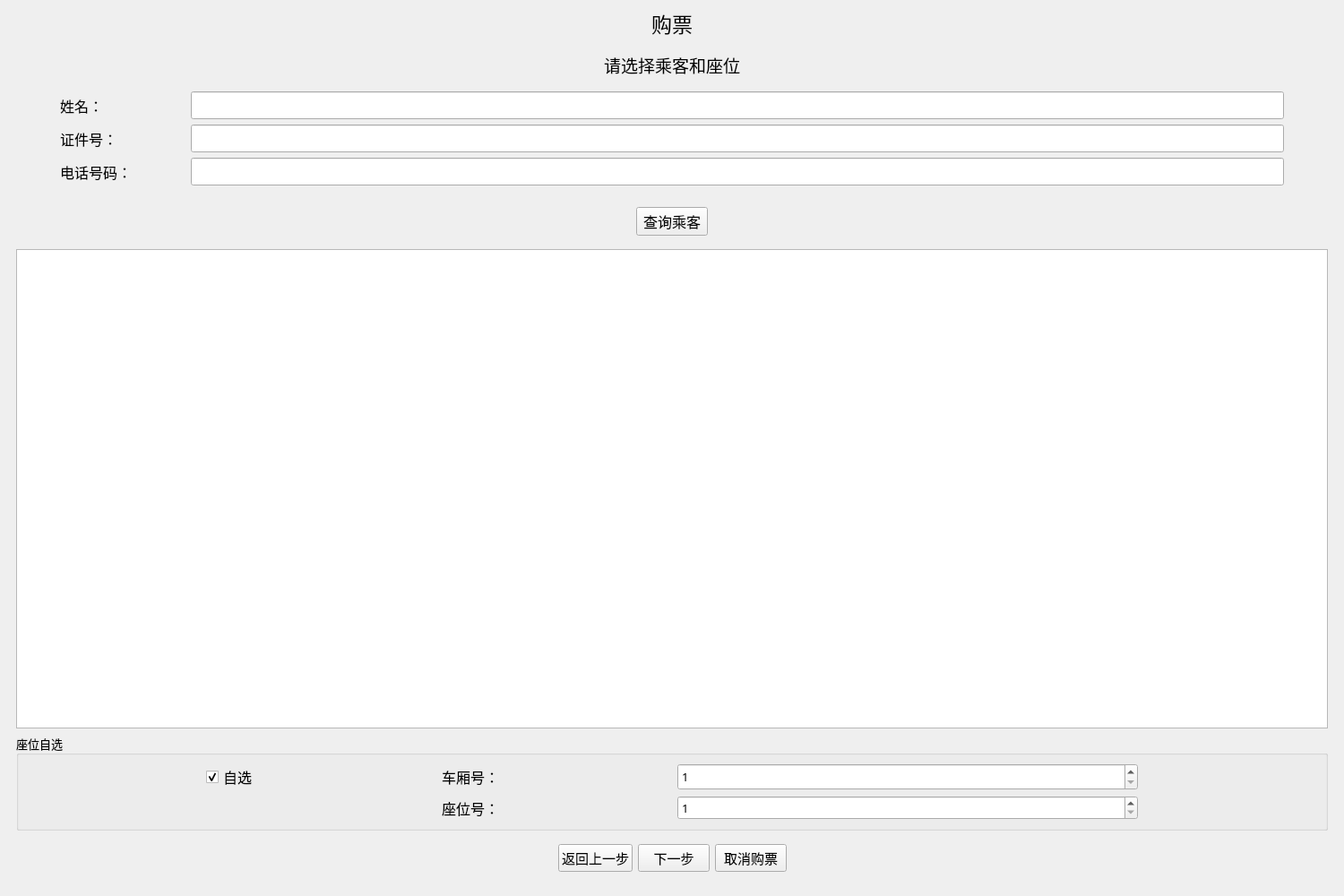
<?xml version="1.0" encoding="UTF-8"?>
<ui version="4.0">
 <class>BuyTickets</class>
 <widget class="QMainWindow" name="BuyTickets">
  <property name="geometry">
   <rect>
    <x>0</x>
    <y>0</y>
    <width>1500</width>
    <height>1000</height>
   </rect>
  </property>
  <property name="font">
   <font>
    <family>黑体</family>
   </font>
  </property>
  <property name="windowTitle">
   <string>购票-管理端</string>
  </property>
  <widget class="QWidget" name="centralwidget">
   <layout class="QVBoxLayout" name="verticalLayout_2">
    <item>
     <widget class="QLabel" name="label">
      <property name="font">
       <font>
        <pointsize>17</pointsize>
       </font>
      </property>
      <property name="text">
       <string>购票</string>
      </property>
      <property name="alignment">
       <set>Qt::AlignCenter</set>
      </property>
     </widget>
    </item>
    <item>
     <widget class="QStackedWidget" name="stackedWidget">
      <property name="currentIndex">
       <number>1</number>
      </property>
      <widget class="QWidget" name="choosetrain">
       <layout class="QVBoxLayout" name="verticalLayout">
        <item>
         <widget class="QLabel" name="label_2">
          <property name="font">
           <font>
            <pointsize>14</pointsize>
           </font>
          </property>
          <property name="text">
           <string>请选择一个列车班次</string>
          </property>
          <property name="alignment">
           <set>Qt::AlignCenter</set>
          </property>
         </widget>
        </item>
        <item>
         <widget class="QWidget" name="widget_2" native="true">
          <layout class="QGridLayout" name="gridLayout">
           <item row="0" column="4">
            <spacer name="horizontalSpacer_6">
             <property name="orientation">
              <enum>Qt::Horizontal</enum>
             </property>
             <property name="sizeType">
              <enum>QSizePolicy::Preferred</enum>
             </property>
             <property name="sizeHint" stdset="0">
              <size>
               <width>40</width>
               <height>20</height>
              </size>
             </property>
            </spacer>
           </item>
           <item row="0" column="0">
            <spacer name="horizontalSpacer_5">
             <property name="orientation">
              <enum>Qt::Horizontal</enum>
             </property>
             <property name="sizeType">
              <enum>QSizePolicy::Preferred</enum>
             </property>
             <property name="sizeHint" stdset="0">
              <size>
               <width>40</width>
               <height>20</height>
              </size>
             </property>
            </spacer>
           </item>
           <item row="1" column="3">
            <widget class="QLineEdit" name="EndEdit">
             <property name="font">
              <font>
               <pointsize>12</pointsize>
              </font>
             </property>
            </widget>
           </item>
           <item row="0" column="3">
            <widget class="QLineEdit" name="StartEdit">
             <property name="font">
              <font>
               <pointsize>12</pointsize>
              </font>
             </property>
            </widget>
           </item>
           <item row="0" column="1">
            <widget class="QLabel" name="label_3">
             <property name="font">
              <font>
               <pointsize>12</pointsize>
              </font>
             </property>
             <property name="text">
              <string>出发站：</string>
             </property>
            </widget>
           </item>
           <item row="1" column="1">
            <widget class="QLabel" name="label_4">
             <property name="font">
              <font>
               <pointsize>12</pointsize>
              </font>
             </property>
             <property name="text">
              <string>终到站：</string>
             </property>
            </widget>
           </item>
           <item row="0" column="2">
            <spacer name="horizontalSpacer_7">
             <property name="orientation">
              <enum>Qt::Horizontal</enum>
             </property>
             <property name="sizeType">
              <enum>QSizePolicy::Preferred</enum>
             </property>
             <property name="sizeHint" stdset="0">
              <size>
               <width>60</width>
               <height>20</height>
              </size>
             </property>
            </spacer>
           </item>
          </layout>
         </widget>
        </item>
        <item>
         <widget class="QWidget" name="widget_3" native="true">
          <layout class="QHBoxLayout" name="horizontalLayout_2">
           <item>
            <spacer name="horizontalSpacer_3">
             <property name="orientation">
              <enum>Qt::Horizontal</enum>
             </property>
             <property name="sizeHint" stdset="0">
              <size>
               <width>40</width>
               <height>20</height>
              </size>
             </property>
            </spacer>
           </item>
           <item>
            <widget class="QPushButton" name="searchBtn">
             <property name="font">
              <font>
               <pointsize>12</pointsize>
              </font>
             </property>
             <property name="text">
              <string>查询班次</string>
             </property>
            </widget>
           </item>
           <item>
            <spacer name="horizontalSpacer_4">
             <property name="orientation">
              <enum>Qt::Horizontal</enum>
             </property>
             <property name="sizeHint" stdset="0">
              <size>
               <width>40</width>
               <height>20</height>
              </size>
             </property>
            </spacer>
           </item>
          </layout>
         </widget>
        </item>
        <item>
         <widget class="QTableWidget" name="traintableWidget"/>
        </item>
        <item>
         <widget class="QWidget" name="widget" native="true">
          <layout class="QHBoxLayout" name="horizontalLayout">
           <item>
            <spacer name="horizontalSpacer">
             <property name="orientation">
              <enum>Qt::Horizontal</enum>
             </property>
             <property name="sizeHint" stdset="0">
              <size>
               <width>40</width>
               <height>20</height>
              </size>
             </property>
            </spacer>
           </item>
           <item>
            <widget class="QPushButton" name="buyBtn">
             <property name="font">
              <font>
               <pointsize>11</pointsize>
              </font>
             </property>
             <property name="text">
              <string>购买该班次</string>
             </property>
            </widget>
           </item>
           <item>
            <widget class="QPushButton" name="cancelBtn">
             <property name="font">
              <font>
               <pointsize>11</pointsize>
              </font>
             </property>
             <property name="text">
              <string>取消购票</string>
             </property>
            </widget>
           </item>
           <item>
            <spacer name="horizontalSpacer_2">
             <property name="orientation">
              <enum>Qt::Horizontal</enum>
             </property>
             <property name="sizeHint" stdset="0">
              <size>
               <width>40</width>
               <height>20</height>
              </size>
             </property>
            </spacer>
           </item>
          </layout>
         </widget>
        </item>
       </layout>
      </widget>
      <widget class="QWidget" name="choosePsg">
       <layout class="QVBoxLayout" name="verticalLayout_3">
        <item>
         <widget class="QLabel" name="label_5">
          <property name="font">
           <font>
            <pointsize>14</pointsize>
           </font>
          </property>
          <property name="text">
           <string>请选择乘客和座位</string>
          </property>
          <property name="alignment">
           <set>Qt::AlignCenter</set>
          </property>
         </widget>
        </item>
        <item>
         <widget class="QWidget" name="widget_5" native="true">
          <layout class="QGridLayout" name="gridLayout_2">
           <item row="0" column="0">
            <spacer name="horizontalSpacer_11">
             <property name="orientation">
              <enum>Qt::Horizontal</enum>
             </property>
             <property name="sizeType">
              <enum>QSizePolicy::Preferred</enum>
             </property>
             <property name="sizeHint" stdset="0">
              <size>
               <width>40</width>
               <height>20</height>
              </size>
             </property>
            </spacer>
           </item>
           <item row="0" column="1">
            <widget class="QLabel" name="label_6">
             <property name="font">
              <font>
               <pointsize>12</pointsize>
              </font>
             </property>
             <property name="text">
              <string>姓名：</string>
             </property>
            </widget>
           </item>
           <item row="0" column="2">
            <spacer name="horizontalSpacer_12">
             <property name="orientation">
              <enum>Qt::Horizontal</enum>
             </property>
             <property name="sizeType">
              <enum>QSizePolicy::Preferred</enum>
             </property>
             <property name="sizeHint" stdset="0">
              <size>
               <width>60</width>
               <height>20</height>
              </size>
             </property>
            </spacer>
           </item>
           <item row="0" column="3">
            <widget class="QLineEdit" name="NameEdit">
             <property name="font">
              <font>
               <pointsize>12</pointsize>
              </font>
             </property>
            </widget>
           </item>
           <item row="0" column="4">
            <spacer name="horizontalSpacer_10">
             <property name="orientation">
              <enum>Qt::Horizontal</enum>
             </property>
             <property name="sizeType">
              <enum>QSizePolicy::Preferred</enum>
             </property>
             <property name="sizeHint" stdset="0">
              <size>
               <width>40</width>
               <height>20</height>
              </size>
             </property>
            </spacer>
           </item>
           <item row="1" column="1">
            <widget class="QLabel" name="label_7">
             <property name="font">
              <font>
               <pointsize>12</pointsize>
              </font>
             </property>
             <property name="text">
              <string>证件号：</string>
             </property>
            </widget>
           </item>
           <item row="1" column="3">
            <widget class="QLineEdit" name="IDEdit">
             <property name="font">
              <font>
               <pointsize>12</pointsize>
              </font>
             </property>
            </widget>
           </item>
           <item row="2" column="3">
            <widget class="QLineEdit" name="PhoneEdit">
             <property name="font">
              <font>
               <pointsize>12</pointsize>
              </font>
             </property>
            </widget>
           </item>
           <item row="2" column="1">
            <widget class="QLabel" name="label_8">
             <property name="font">
              <font>
               <pointsize>12</pointsize>
              </font>
             </property>
             <property name="text">
              <string>电话号码：</string>
             </property>
            </widget>
           </item>
          </layout>
         </widget>
        </item>
        <item>
         <widget class="QWidget" name="widget_6" native="true">
          <layout class="QHBoxLayout" name="horizontalLayout_4">
           <item>
            <spacer name="horizontalSpacer_13">
             <property name="orientation">
              <enum>Qt::Horizontal</enum>
             </property>
             <property name="sizeHint" stdset="0">
              <size>
               <width>40</width>
               <height>20</height>
              </size>
             </property>
            </spacer>
           </item>
           <item>
            <widget class="QPushButton" name="searchBtn_2">
             <property name="font">
              <font>
               <pointsize>12</pointsize>
              </font>
             </property>
             <property name="text">
              <string>查询乘客</string>
             </property>
            </widget>
           </item>
           <item>
            <spacer name="horizontalSpacer_14">
             <property name="orientation">
              <enum>Qt::Horizontal</enum>
             </property>
             <property name="sizeHint" stdset="0">
              <size>
               <width>40</width>
               <height>20</height>
              </size>
             </property>
            </spacer>
           </item>
          </layout>
         </widget>
        </item>
        <item>
         <widget class="QTableWidget" name="psgtableWidget"/>
        </item>
        <item>
         <widget class="QGroupBox" name="groupBox">
          <property name="font">
           <font>
            <pointsize>10</pointsize>
           </font>
          </property>
          <property name="title">
           <string>座位自选</string>
          </property>
          <layout class="QGridLayout" name="gridLayout_4">
           <item row="1" column="3" colspan="2">
            <widget class="QSpinBox" name="seatBox">
             <property name="sizePolicy">
              <sizepolicy hsizetype="Expanding" vsizetype="Fixed">
               <horstretch>0</horstretch>
               <verstretch>0</verstretch>
              </sizepolicy>
             </property>
             <property name="font">
              <font>
               <pointsize>10</pointsize>
              </font>
             </property>
             <property name="minimum">
              <number>1</number>
             </property>
            </widget>
           </item>
           <item row="0" column="3" colspan="2">
            <widget class="QSpinBox" name="carBox">
             <property name="sizePolicy">
              <sizepolicy hsizetype="Preferred" vsizetype="Preferred">
               <horstretch>0</horstretch>
               <verstretch>0</verstretch>
              </sizepolicy>
             </property>
             <property name="font">
              <font>
               <pointsize>10</pointsize>
              </font>
             </property>
             <property name="minimum">
              <number>1</number>
             </property>
            </widget>
           </item>
           <item row="0" column="1">
            <widget class="QCheckBox" name="checkBox">
             <property name="font">
              <font>
               <pointsize>12</pointsize>
              </font>
             </property>
             <property name="text">
              <string>自选</string>
             </property>
             <property name="checked">
              <bool>true</bool>
             </property>
            </widget>
           </item>
           <item row="0" column="0">
            <spacer name="horizontalSpacer_19">
             <property name="orientation">
              <enum>Qt::Horizontal</enum>
             </property>
             <property name="sizeType">
              <enum>QSizePolicy::Preferred</enum>
             </property>
             <property name="sizeHint" stdset="0">
              <size>
               <width>200</width>
               <height>20</height>
              </size>
             </property>
            </spacer>
           </item>
           <item row="0" column="5">
            <spacer name="horizontalSpacer_18">
             <property name="orientation">
              <enum>Qt::Horizontal</enum>
             </property>
             <property name="sizeType">
              <enum>QSizePolicy::Preferred</enum>
             </property>
             <property name="sizeHint" stdset="0">
              <size>
               <width>200</width>
               <height>20</height>
              </size>
             </property>
            </spacer>
           </item>
           <item row="1" column="2">
            <widget class="QLabel" name="label_13">
             <property name="font">
              <font>
               <pointsize>12</pointsize>
              </font>
             </property>
             <property name="text">
              <string>座位号：</string>
             </property>
            </widget>
           </item>
           <item row="0" column="2">
            <widget class="QLabel" name="label_15">
             <property name="font">
              <font>
               <pointsize>12</pointsize>
              </font>
             </property>
             <property name="text">
              <string>车厢号：</string>
             </property>
            </widget>
           </item>
          </layout>
         </widget>
        </item>
        <item>
         <widget class="QWidget" name="widget_4" native="true">
          <layout class="QHBoxLayout" name="horizontalLayout_3">
           <item>
            <spacer name="horizontalSpacer_8">
             <property name="orientation">
              <enum>Qt::Horizontal</enum>
             </property>
             <property name="sizeHint" stdset="0">
              <size>
               <width>40</width>
               <height>20</height>
              </size>
             </property>
            </spacer>
           </item>
           <item>
            <widget class="QPushButton" name="toPrevBtn">
             <property name="font">
              <font>
               <pointsize>11</pointsize>
              </font>
             </property>
             <property name="text">
              <string>返回上一步</string>
             </property>
            </widget>
           </item>
           <item>
            <widget class="QPushButton" name="confirmBtn">
             <property name="font">
              <font>
               <pointsize>11</pointsize>
              </font>
             </property>
             <property name="text">
              <string>下一步</string>
             </property>
            </widget>
           </item>
           <item>
            <widget class="QPushButton" name="cancelBtn_2">
             <property name="font">
              <font>
               <pointsize>11</pointsize>
              </font>
             </property>
             <property name="text">
              <string>取消购票</string>
             </property>
            </widget>
           </item>
           <item>
            <spacer name="horizontalSpacer_9">
             <property name="orientation">
              <enum>Qt::Horizontal</enum>
             </property>
             <property name="sizeHint" stdset="0">
              <size>
               <width>40</width>
               <height>20</height>
              </size>
             </property>
            </spacer>
           </item>
          </layout>
         </widget>
        </item>
       </layout>
       <zorder>label_5</zorder>
       <zorder>widget_4</zorder>
       <zorder>psgtableWidget</zorder>
       <zorder>widget_5</zorder>
       <zorder>widget_6</zorder>
       <zorder>groupBox</zorder>
      </widget>
      <widget class="QWidget" name="finalPage">
       <layout class="QVBoxLayout" name="verticalLayout_4">
        <item>
         <widget class="QLabel" name="label_11">
          <property name="font">
           <font>
            <pointsize>14</pointsize>
           </font>
          </property>
          <property name="text">
           <string>信息确认：</string>
          </property>
          <property name="alignment">
           <set>Qt::AlignCenter</set>
          </property>
         </widget>
        </item>
        <item>
         <spacer name="verticalSpacer_2">
          <property name="orientation">
           <enum>Qt::Vertical</enum>
          </property>
          <property name="sizeType">
           <enum>QSizePolicy::Minimum</enum>
          </property>
          <property name="sizeHint" stdset="0">
           <size>
            <width>20</width>
            <height>40</height>
           </size>
          </property>
         </spacer>
        </item>
        <item>
         <widget class="QWidget" name="widget_8" native="true">
          <layout class="QGridLayout" name="gridLayout_5">
           <item row="6" column="1">
            <widget class="QLabel" name="carLabel">
             <property name="font">
              <font>
               <pointsize>12</pointsize>
              </font>
             </property>
             <property name="text">
              <string>TextLabel</string>
             </property>
            </widget>
           </item>
           <item row="7" column="1">
            <widget class="QLabel" name="seatLabel">
             <property name="font">
              <font>
               <pointsize>12</pointsize>
              </font>
             </property>
             <property name="text">
              <string>TextLabel</string>
             </property>
            </widget>
           </item>
           <item row="1" column="0" rowspan="2">
            <widget class="QLabel" name="label_12">
             <property name="font">
              <font>
               <pointsize>12</pointsize>
              </font>
             </property>
             <property name="text">
              <string>班次：</string>
             </property>
            </widget>
           </item>
           <item row="0" column="0">
            <widget class="QLabel" name="label_24">
             <property name="font">
              <font>
               <pointsize>14</pointsize>
              </font>
             </property>
             <property name="text">
              <string>列车信息：</string>
             </property>
            </widget>
           </item>
           <item row="3" column="0" rowspan="2">
            <widget class="QLabel" name="label_14">
             <property name="font">
              <font>
               <pointsize>12</pointsize>
              </font>
             </property>
             <property name="text">
              <string>出发车站：</string>
             </property>
            </widget>
           </item>
           <item row="5" column="0">
            <widget class="QLabel" name="label_16">
             <property name="font">
              <font>
               <pointsize>12</pointsize>
              </font>
             </property>
             <property name="text">
              <string>终到车站：</string>
             </property>
            </widget>
           </item>
           <item row="5" column="1" colspan="4">
            <widget class="QLabel" name="eLabel">
             <property name="font">
              <font>
               <pointsize>12</pointsize>
              </font>
             </property>
             <property name="text">
              <string>TextLabel</string>
             </property>
            </widget>
           </item>
           <item row="1" column="1" rowspan="2">
            <widget class="QLabel" name="clsLabel">
             <property name="font">
              <font>
               <pointsize>12</pointsize>
              </font>
             </property>
             <property name="text">
              <string>TextLabel</string>
             </property>
            </widget>
           </item>
           <item row="3" column="1" rowspan="2" colspan="4">
            <widget class="QLabel" name="sLabel">
             <property name="font">
              <font>
               <pointsize>12</pointsize>
              </font>
             </property>
             <property name="text">
              <string>TextLabel</string>
             </property>
            </widget>
           </item>
           <item row="3" column="5" rowspan="2">
            <spacer name="horizontalSpacer_17">
             <property name="orientation">
              <enum>Qt::Horizontal</enum>
             </property>
             <property name="sizeType">
              <enum>QSizePolicy::Preferred</enum>
             </property>
             <property name="sizeHint" stdset="0">
              <size>
               <width>700</width>
               <height>20</height>
              </size>
             </property>
            </spacer>
           </item>
           <item row="11" column="0">
            <widget class="QLabel" name="label_19">
             <property name="font">
              <font>
               <pointsize>12</pointsize>
              </font>
             </property>
             <property name="text">
              <string>证件号：</string>
             </property>
            </widget>
           </item>
           <item row="9" column="0">
            <widget class="QLabel" name="label_25">
             <property name="font">
              <font>
               <pointsize>14</pointsize>
              </font>
             </property>
             <property name="text">
              <string>乘客信息：</string>
             </property>
            </widget>
           </item>
           <item row="11" column="1" colspan="4">
            <widget class="QLabel" name="idLabel">
             <property name="font">
              <font>
               <pointsize>12</pointsize>
              </font>
             </property>
             <property name="text">
              <string>TextLabel</string>
             </property>
            </widget>
           </item>
           <item row="12" column="0">
            <widget class="QLabel" name="label_22">
             <property name="font">
              <font>
               <pointsize>12</pointsize>
              </font>
             </property>
             <property name="text">
              <string>电话号码：</string>
             </property>
            </widget>
           </item>
           <item row="12" column="1" colspan="4">
            <widget class="QLabel" name="phLabel">
             <property name="font">
              <font>
               <pointsize>12</pointsize>
              </font>
             </property>
             <property name="text">
              <string>TextLabel</string>
             </property>
            </widget>
           </item>
           <item row="10" column="0">
            <widget class="QLabel" name="label_18">
             <property name="font">
              <font>
               <pointsize>12</pointsize>
              </font>
             </property>
             <property name="text">
              <string>姓名：</string>
             </property>
            </widget>
           </item>
           <item row="10" column="1" colspan="4">
            <widget class="QLabel" name="nameLabel">
             <property name="font">
              <font>
               <pointsize>12</pointsize>
              </font>
             </property>
             <property name="text">
              <string>TextLabel</string>
             </property>
            </widget>
           </item>
           <item row="6" column="0">
            <widget class="QLabel" name="label_23">
             <property name="font">
              <font>
               <pointsize>12</pointsize>
              </font>
             </property>
             <property name="text">
              <string>车厢号：</string>
             </property>
            </widget>
           </item>
           <item row="7" column="0">
            <widget class="QLabel" name="label_20">
             <property name="font">
              <font>
               <pointsize>12</pointsize>
              </font>
             </property>
             <property name="text">
              <string>座位号：</string>
             </property>
            </widget>
           </item>
          </layout>
         </widget>
        </item>
        <item>
         <spacer name="verticalSpacer">
          <property name="orientation">
           <enum>Qt::Vertical</enum>
          </property>
          <property name="sizeType">
           <enum>QSizePolicy::Preferred</enum>
          </property>
          <property name="sizeHint" stdset="0">
           <size>
            <width>20</width>
            <height>600</height>
           </size>
          </property>
         </spacer>
        </item>
        <item>
         <widget class="QWidget" name="widget_9" native="true">
          <layout class="QHBoxLayout" name="horizontalLayout_5">
           <item>
            <spacer name="horizontalSpacer_15">
             <property name="orientation">
              <enum>Qt::Horizontal</enum>
             </property>
             <property name="sizeHint" stdset="0">
              <size>
               <width>40</width>
               <height>20</height>
              </size>
             </property>
            </spacer>
           </item>
           <item>
            <widget class="QPushButton" name="toPrevBtn_2">
             <property name="font">
              <font>
               <pointsize>11</pointsize>
              </font>
             </property>
             <property name="text">
              <string>返回上一步</string>
             </property>
            </widget>
           </item>
           <item>
            <widget class="QPushButton" name="confirmBtn_2">
             <property name="font">
              <font>
               <pointsize>11</pointsize>
              </font>
             </property>
             <property name="text">
              <string>确认购买</string>
             </property>
            </widget>
           </item>
           <item>
            <widget class="QPushButton" name="cancelBtn_3">
             <property name="font">
              <font>
               <pointsize>11</pointsize>
              </font>
             </property>
             <property name="text">
              <string>取消购票</string>
             </property>
            </widget>
           </item>
           <item>
            <spacer name="horizontalSpacer_16">
             <property name="orientation">
              <enum>Qt::Horizontal</enum>
             </property>
             <property name="sizeHint" stdset="0">
              <size>
               <width>40</width>
               <height>20</height>
              </size>
             </property>
            </spacer>
           </item>
          </layout>
         </widget>
        </item>
       </layout>
      </widget>
     </widget>
    </item>
   </layout>
  </widget>
 </widget>
 <resources/>
 <connections/>
</ui>
